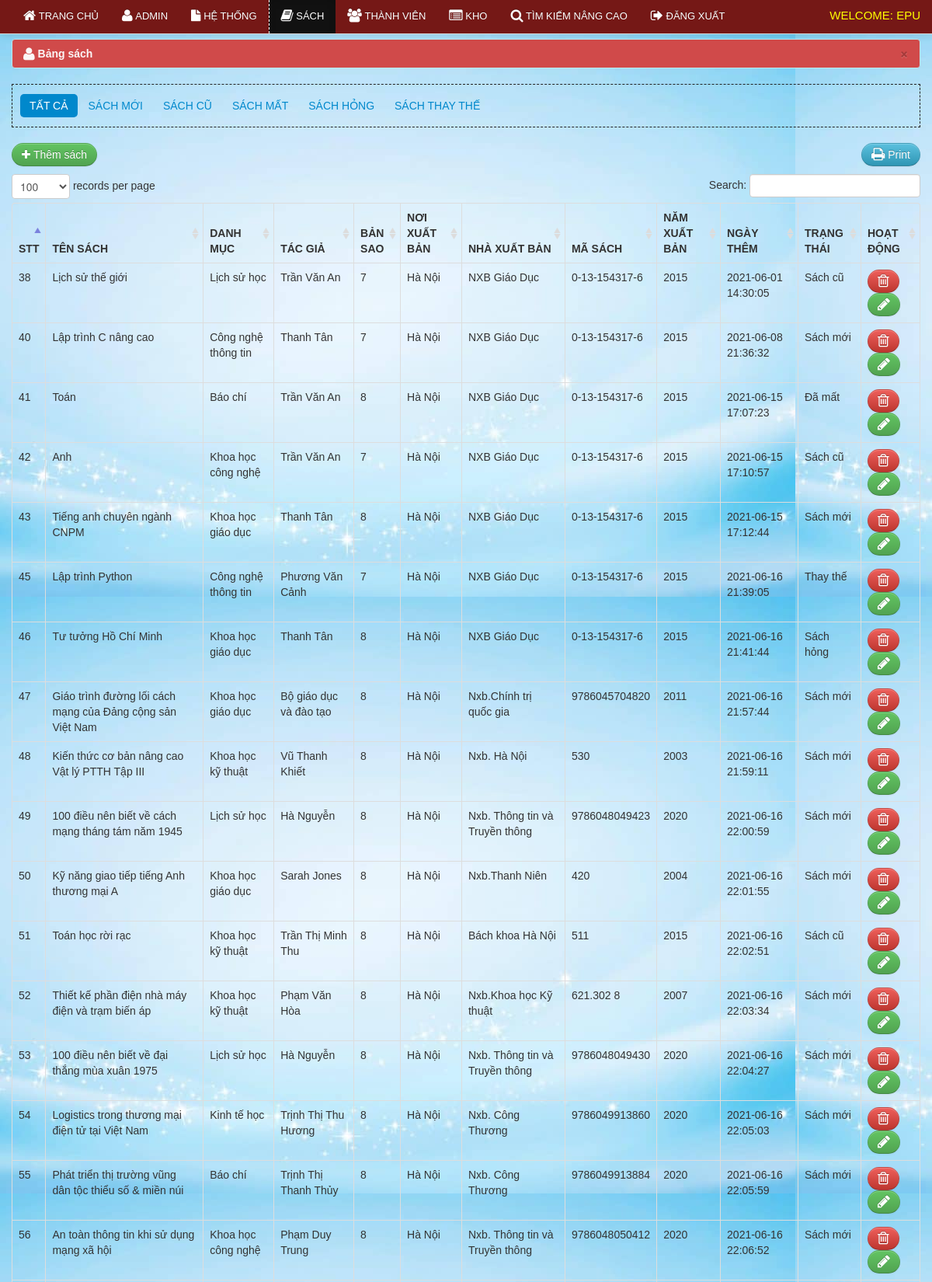
The app's page /qltv/librarian/books.php (signed in, upper part) with its own data.
### tables this page shows
CREATE TABLE `book` (
  `book_id` int(11) NOT NULL AUTO_INCREMENT,
  `book_title` varchar(100) NOT NULL,
  `category_id` int(50) NOT NULL,
  `author` varchar(50) NOT NULL,
  `book_copies` int(11) NOT NULL,
  `book_pub` varchar(100) NOT NULL,
  `publisher_name` varchar(100) NOT NULL,
  `isbn` varchar(50) NOT NULL,
  `copyright_year` int(11) NOT NULL,
  `date_receive` varchar(20) NOT NULL,
  `date_added` datetime NOT NULL,
  `status` varchar(30) NOT NULL,
  PRIMARY KEY (`book_id`)
);

CREATE TABLE `category` (
  `category_id` int(11) NOT NULL AUTO_INCREMENT,
  `classname` varchar(50) DEFAULT NULL,
  PRIMARY KEY (`category_id`),
  UNIQUE KEY `category_id` (`category_id`),
  KEY `classid` (`category_id`)
);

### qltv/librarian/books.php (the view, shortened to what this page needs)
<?php include('header.php'); ?>
<?php include('navbar_books.php'); ?>
    <div class="container">
		<div class="margin-top">
			<div class="row">
			<div class="span12">
	 		   <div class="alert alert-info">
                                    <button type="button" class="close" data-dismiss="alert">&times;</button>
                                    <strong><i class="icon-user icon-large"></i>&nbsp;Bảng sách</strong>
                                </div>
								    <ul class="nav nav-pills">
										<li   class="active"><a href="books.php">Tất cả</a></li>
										<li><a href="new_books.php">Sách mới</a></li>
										<li><a href="old_books.php">Sách cũ</a></li>
										<li><a href="lost.php">Sách mất</a></li>
										<li><a href="damage.php">Sách hỏng</a></li>
										<li><a href="sub_rep.php">Sách thay thế</a></li>
									</ul>
                            <table cellpadding="0" cellspacing="0" border="0" class="table  table-bordered" id="example">
								<div class="pull-right">
								<a href="" onclick="window.print()" class="btn btn-info"><i class="icon-print icon-large"></i> Print</a>
								</div>
								<p><a href="add_books.php" class="btn btn-success"><i class="icon-plus"></i>&nbsp;Thêm sách</a></p>
                                <thead>
                                    <tr>
									    <th>STT</th>
                                        <th>Tên sách</th>
                                        <th>Danh mục</th>
										<th>Tác giả</th>
										<th class="action">Bản sao</th>
										<th>Nơi xuất bản</th>
										<th>Nhà xuất bản</th>
										<th>Mã sách</th>
										<th>Năm xuất bản</th>
										<th>Ngày thêm</th>
										<th>Trạng thái</th>
										<th class="action">Hoạt động</th>
                                    </tr>
                                </thead>
                                <tbody>
                                  <?php
								  $user_query=mysqli_query($conn,"select * from book where status != 'Kho'")or die(mysqli_error());
									while($row=mysqli_fetch_array($user_query)){
									$id=$row['book_id'];
									$cat_id=$row['category_id'];
									$book_copies = $row['book_copies'];
									$borrow_details = mysqli_query($conn,"select * from borrowdetails where book_id = '$id' and borrow_status = 'pending'");
									$count = mysqli_num_rows($borrow_details);
									$total =  $book_copies  -  $count;
											$cat_query = mysqli_query($conn,"select * from category where category_id = '$cat_id'")or die(mysqli_error());
											$cat_row = mysqli_fetch_array($cat_query);
									?>
									<tr class="del<?php echo $id ?>">
                                    <td><?php echo $row['book_id']; ?></td>
                                    <td><?php echo $row['book_title']; ?></td>
									<td><?php echo $cat_row ['classname']; ?> </td>
                                    <td><?php echo $row['author']; ?> </td>
                                    <td class="action"><?php echo    $total;   ?> </td>
                                     <td><?php echo $row['book_pub']; ?></td>
									 <td><?php echo $row['publisher_name']; ?></td>
									 <td><?php echo $row['isbn']; ?></td>
									 <td><?php echo $row['copyright_year']; ?></td>
									 <td><?php echo $row['date_added']; ?></td>
									 <td><?php echo $row['status']; ?></td>
                                    <td class="action">
                                        <a rel="tooltip"  title="Xóa" id="<?php echo $id; ?>" href="#delete_book<?php echo $id; ?>" data-toggle="modal"    class="btn btn-danger"><i class="icon-trash icon-large"></i></a>
										<a  rel="tooltip"  title="Sửa" id="e<?php echo $id; ?>" href="edit_book.php<?php echo '?id='.$id; ?>" class="btn btn-success"><i class="icon-pencil icon-large"></i></a>
                                    </td>
                                    </tr>
									<?php  }  ?>
                                </tbody>
                            </table>
			</div>
			</div>
		</div>
    </div>
<?php include('footer.php') ?>

### qltv/css/docs.css (style rules this page uses)
body { font-family:'TR Century Gothic',Helvetica,Arial,sans-serif !important; }
.btn { border-radius: 25px !important; }
.alert { text-shadow: none; }
.nav-tabs, .nav-pills { border: 1px dashed #222 !important; padding: 10px; }
th { text-transform:uppercase; }
.nav li a { text-transform:uppercase; }
.margin-top { margin-top:50px; }
body { background: url(../img/grid_noise.png); position: relative; }

### qltv/css/print.css (style rules this page uses)
.action { display:none; }
th { text-align:left; }
td { text-align:left; border-top:1px solid; padding:2px; }
.btn { display:none; }
.alert { display:none; }
body { font-family:arial; font-size:13px; }
.nav { display:none; }

### records on screen
book: book_id "38", book_title "Lịch sử thế giới", category.classname "Lịch sử học", author "Trần Văn An", book_copies "7", book_pub "Hà Nội", publisher_name "NXB Giáo Dục", isbn "0-13-154317-6", copyright_year "2015", date_added "2021-06-01 14:30:05", status "Sách cũ"
book: book_id "40", book_title "Lập trình C nâng cao", category.classname "Công nghệ thông tin", author "Thanh Tân", book_copies "7", book_pub "Hà Nội", publisher_name "NXB Giáo Dục", isbn "0-13-154317-6", copyright_year "2015", date_added "2021-06-08 21:36:32", status "Sách mới"
book: book_id "41", book_title "Toán", category.classname "Báo chí", author "Trần Văn An", book_copies "8", book_pub "Hà Nội", publisher_name "NXB Giáo Dục", isbn "0-13-154317-6", copyright_year "2015", date_added "2021-06-15 17:07:23", status "Đã mất"
book: book_id "42", book_title "Anh", category.classname "Khoa học công nghệ", author "Trần Văn An", book_copies "7", book_pub "Hà Nội", publisher_name "NXB Giáo Dục", isbn "0-13-154317-6", copyright_year "2015", date_added "2021-06-15 17:10:57", status "Sách cũ"
book: book_id "43", book_title "Tiếng anh chuyên ngành CNPM", category.classname "Khoa học giáo dục", author "Thanh Tân", book_copies "8", book_pub "Hà Nội", publisher_name "NXB Giáo Dục", isbn "0-13-154317-6", copyright_year "2015", date_added "2021-06-15 17:12:44", status "Sách mới"
book: book_id "45", book_title "Lập trình Python", category.classname "Công nghệ thông tin", author "Phương Văn Cảnh", book_copies "7", book_pub "Hà Nội", publisher_name "NXB Giáo Dục", isbn "0-13-154317-6", copyright_year "2015", date_added "2021-06-16 21:39:05", status "Thay thế"
book: book_id "46", book_title "Tư tưởng Hồ Chí Minh", category.classname "Khoa học giáo dục", author "Thanh Tân", book_copies "8", book_pub "Hà Nội", publisher_name "NXB Giáo Dục", isbn "0-13-154317-6", copyright_year "2015", date_added "2021-06-16 21:41:44", status "Sách hỏng"
book: book_id "47", book_title "Giáo trình đường lối cách mạng của Đảng cộng sản Việt Nam", category.classname "Khoa học giáo dục", author "Bộ giáo dục và đào tạo", book_copies "8", book_pub "Hà Nội", publisher_name "Nxb.Chính trị quốc gia", isbn "9786045704820", copyright_year "2011", date_added "2021-06-16 21:57:44", status "Sách mới"
book: book_id "48", book_title "Kiến thức cơ bản nâng cao Vật lý PTTH Tập III", category.classname "Khoa học kỹ thuật", author "Vũ Thanh Khiết", book_copies "8", book_pub "Hà Nội", publisher_name "Nxb. Hà Nội", isbn "530", copyright_year "2003", date_added "2021-06-16 21:59:11", status "Sách mới"
book: book_id "49", book_title "100 điều nên biết về cách mạng tháng tám năm 1945", category.classname "Lịch sử học", author "Hà Nguyễn", book_copies "8", book_pub "Hà Nội", publisher_name "Nxb. Thông tin và Truyền thông", isbn "9786048049423", copyright_year "2020", date_added "2021-06-16 22:00:59", status "Sách mới"
book: book_id "50", book_title "Kỹ năng giao tiếp tiếng Anh thương mại A", category.classname "Khoa học giáo dục", author "Sarah Jones", book_copies "8", book_pub "Hà Nội", publisher_name "Nxb.Thanh Niên", isbn "420", copyright_year "2004", date_added "2021-06-16 22:01:55", status "Sách mới"
book: book_id "51", book_title "Toán học rời rạc", category.classname "Khoa học kỹ thuật", author "Trần Thị Minh Thu", book_copies "8", book_pub "Hà Nội", publisher_name "Bách khoa Hà Nội", isbn "511", copyright_year "2015", date_added "2021-06-16 22:02:51", status "Sách cũ"
book: book_id "52", book_title "Thiết kế phần điện nhà máy điện và trạm biến áp", category.classname "Khoa học kỹ thuật", author "Phạm Văn Hòa", book_copies "8", book_pub "Hà Nội", publisher_name "Nxb.Khoa học Kỹ thuật", isbn "621.302 8", copyright_year "2007", date_added "2021-06-16 22:03:34", status "Sách mới"
book: book_id "53", book_title "100 điều nên biết về đại thắng mùa xuân 1975", category.classname "Lịch sử học", author "Hà Nguyễn", book_copies "8", book_pub "Hà Nội", publisher_name "Nxb. Thông tin và Truyền thông", isbn "9786048049430", copyright_year "2020", date_added "2021-06-16 22:04:27", status "Sách mới"
book: book_id "54", book_title "Logistics trong thương mại điện tử tại Việt Nam", category.classname "Kinh tế học", author "Trịnh Thị Thu Hương", book_copies "8", book_pub "Hà Nội", publisher_name "Nxb. Công Thương", isbn "9786049913860", copyright_year "2020", date_added "2021-06-16 22:05:03", status "Sách mới"
book: book_id "55", book_title "Phát triển thị trường vũng dân tộc thiểu số & miền núi", category.classname "Báo chí", author "Trịnh Thị Thanh Thủy", book_copies "8", book_pub "Hà Nội", publisher_name "Nxb. Công Thương", isbn "9786049913884", copyright_year "2020", date_added "2021-06-16 22:05:59", status "Sách mới"
book: book_id "56", book_title "An toàn thông tin khi sử dụng mạng xã hội", category.classname "Khoa học công nghệ", author "Phạm Duy Trung", book_copies "8", book_pub "Hà Nội", publisher_name "Nxb. Thông tin và Truyền thông", isbn "9786048050412", copyright_year "2020", date_added "2021-06-16 22:06:52", status "Sách mới"
